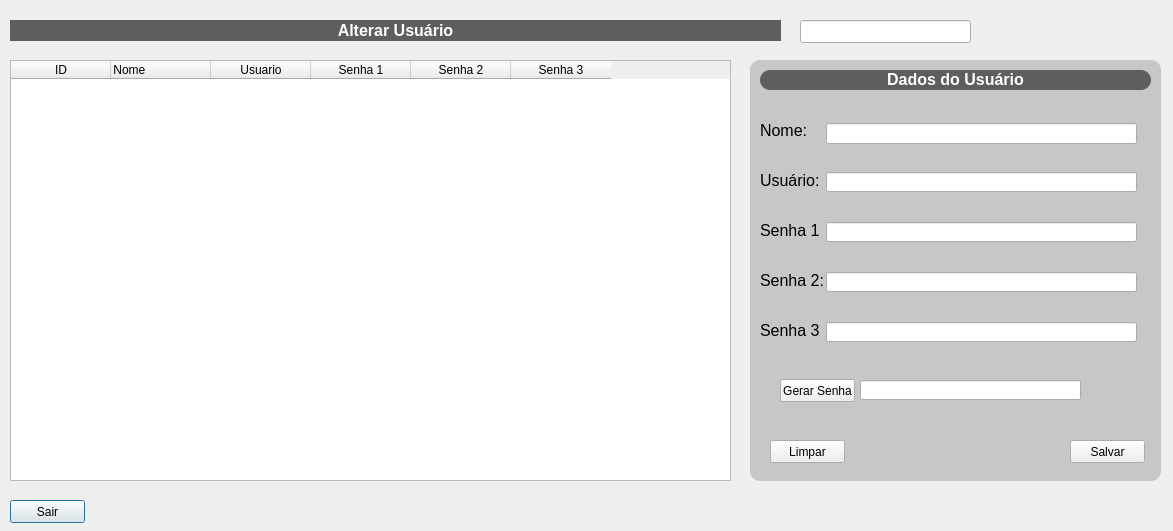
<?xml version="1.0" encoding="UTF-8"?>
<ui version="4.0">
 <class>Dialog</class>
 <widget class="QDialog" name="Dialog">
  <property name="geometry">
   <rect>
    <x>0</x>
    <y>0</y>
    <width>1173</width>
    <height>531</height>
   </rect>
  </property>
  <property name="windowTitle">
   <string>Dialog</string>
  </property>
  <widget class="QLabel" name="label">
   <property name="geometry">
    <rect>
     <x>10</x>
     <y>20</y>
     <width>771</width>
     <height>21</height>
    </rect>
   </property>
   <property name="styleSheet">
    <string notr="true">QLabel{
	color: rgb(255, 255, 255);
	background-color: rgb(94, 94, 94);
}</string>
   </property>
   <property name="text">
    <string>&lt;html&gt;&lt;head/&gt;&lt;body&gt;&lt;p align=&quot;center&quot;&gt;&lt;span style=&quot; font-size:12pt; font-weight:600;&quot;&gt;Alterar Usuário&lt;/span&gt;&lt;/p&gt;&lt;/body&gt;&lt;/html&gt;</string>
   </property>
  </widget>
  <widget class="QTableWidget" name="tableWidget">
   <property name="geometry">
    <rect>
     <x>10</x>
     <y>60</y>
     <width>721</width>
     <height>421</height>
    </rect>
   </property>
   <property name="editTriggers">
    <set>QAbstractItemView::AnyKeyPressed|QAbstractItemView::DoubleClicked</set>
   </property>
   <property name="selectionMode">
    <enum>QAbstractItemView::SingleSelection</enum>
   </property>
   <property name="selectionBehavior">
    <enum>QAbstractItemView::SelectRows</enum>
   </property>
   <property name="gridStyle">
    <enum>Qt::SolidLine</enum>
   </property>
   <attribute name="horizontalHeaderCascadingSectionResizes">
    <bool>true</bool>
   </attribute>
   <column>
    <property name="text">
     <string>ID</string>
    </property>
   </column>
   <column>
    <property name="text">
     <string>Nome                   </string>
    </property>
   </column>
   <column>
    <property name="text">
     <string>Usuario</string>
    </property>
   </column>
   <column>
    <property name="text">
     <string>Senha 1</string>
    </property>
   </column>
   <column>
    <property name="text">
     <string>Senha 2</string>
    </property>
   </column>
   <column>
    <property name="text">
     <string>Senha 3</string>
    </property>
   </column>
  </widget>
  <widget class="QPushButton" name="sair">
   <property name="geometry">
    <rect>
     <x>10</x>
     <y>500</y>
     <width>75</width>
     <height>23</height>
    </rect>
   </property>
   <property name="text">
    <string>Sair</string>
   </property>
  </widget>
  <widget class="QFrame" name="frame">
   <property name="geometry">
    <rect>
     <x>750</x>
     <y>60</y>
     <width>411</width>
     <height>421</height>
    </rect>
   </property>
   <property name="styleSheet">
    <string notr="true">QFrame{
	border-radius: 10px;
	background-color: rgb(199, 199, 199);
}</string>
   </property>
   <property name="frameShape">
    <enum>QFrame::StyledPanel</enum>
   </property>
   <property name="frameShadow">
    <enum>QFrame::Raised</enum>
   </property>
   <widget class="QLabel" name="label_2">
    <property name="geometry">
     <rect>
      <x>10</x>
      <y>60</y>
      <width>47</width>
      <height>21</height>
     </rect>
    </property>
    <property name="text">
     <string>&lt;html&gt;&lt;head/&gt;&lt;body&gt;&lt;p&gt;&lt;span style=&quot; font-size:12pt;&quot;&gt;Nome:&lt;/span&gt;&lt;/p&gt;&lt;/body&gt;&lt;/html&gt;</string>
    </property>
   </widget>
   <widget class="QLineEdit" name="nomeEdit">
    <property name="geometry">
     <rect>
      <x>76</x>
      <y>63</y>
      <width>311</width>
      <height>21</height>
     </rect>
    </property>
   </widget>
   <widget class="QLineEdit" name="usuarioEdit">
    <property name="geometry">
     <rect>
      <x>76</x>
      <y>112</y>
      <width>311</width>
      <height>20</height>
     </rect>
    </property>
   </widget>
   <widget class="QLineEdit" name="senhaEdit">
    <property name="geometry">
     <rect>
      <x>76</x>
      <y>162</y>
      <width>311</width>
      <height>20</height>
     </rect>
    </property>
   </widget>
   <widget class="QPushButton" name="salvarEdit">
    <property name="geometry">
     <rect>
      <x>320</x>
      <y>380</y>
      <width>75</width>
      <height>23</height>
     </rect>
    </property>
    <property name="text">
     <string>Salvar</string>
    </property>
   </widget>
   <widget class="QLabel" name="label_5">
    <property name="geometry">
     <rect>
      <x>10</x>
      <y>10</y>
      <width>391</width>
      <height>20</height>
     </rect>
    </property>
    <property name="styleSheet">
     <string notr="true">background-color: rgb(94, 94, 94);
color: rgb(255, 255, 255);</string>
    </property>
    <property name="text">
     <string>&lt;html&gt;&lt;head/&gt;&lt;body&gt;&lt;p align=&quot;center&quot;&gt;&lt;span style=&quot; font-size:12pt; font-weight:600;&quot;&gt;Dados do Usuário&lt;/span&gt;&lt;/p&gt;&lt;/body&gt;&lt;/html&gt;</string>
    </property>
   </widget>
   <widget class="QLabel" name="label_3">
    <property name="geometry">
     <rect>
      <x>10</x>
      <y>110</y>
      <width>61</width>
      <height>21</height>
     </rect>
    </property>
    <property name="text">
     <string>&lt;html&gt;&lt;head/&gt;&lt;body&gt;&lt;p&gt;&lt;span style=&quot; font-size:12pt;&quot;&gt;Usuário:&lt;/span&gt;&lt;/p&gt;&lt;/body&gt;&lt;/html&gt;</string>
    </property>
   </widget>
   <widget class="QLabel" name="label_6">
    <property name="geometry">
     <rect>
      <x>10</x>
      <y>160</y>
      <width>61</width>
      <height>21</height>
     </rect>
    </property>
    <property name="text">
     <string>&lt;html&gt;&lt;head/&gt;&lt;body&gt;&lt;p&gt;&lt;span style=&quot; font-size:12pt;&quot;&gt;Senha 1:&lt;/span&gt;&lt;/p&gt;&lt;/body&gt;&lt;/html&gt;</string>
    </property>
   </widget>
   <widget class="QLineEdit" name="senhaEdit_2">
    <property name="geometry">
     <rect>
      <x>76</x>
      <y>212</y>
      <width>311</width>
      <height>20</height>
     </rect>
    </property>
   </widget>
   <widget class="QLineEdit" name="senhaEdit_3">
    <property name="geometry">
     <rect>
      <x>76</x>
      <y>262</y>
      <width>311</width>
      <height>20</height>
     </rect>
    </property>
   </widget>
   <widget class="QLabel" name="label_7">
    <property name="geometry">
     <rect>
      <x>10</x>
      <y>210</y>
      <width>71</width>
      <height>21</height>
     </rect>
    </property>
    <property name="text">
     <string>&lt;html&gt;&lt;head/&gt;&lt;body&gt;&lt;p&gt;&lt;span style=&quot; font-size:12pt;&quot;&gt;Senha 2:&lt;/span&gt;&lt;/p&gt;&lt;/body&gt;&lt;/html&gt;</string>
    </property>
   </widget>
   <widget class="QLabel" name="label_8">
    <property name="geometry">
     <rect>
      <x>10</x>
      <y>260</y>
      <width>61</width>
      <height>21</height>
     </rect>
    </property>
    <property name="text">
     <string>&lt;html&gt;&lt;head/&gt;&lt;body&gt;&lt;p&gt;&lt;span style=&quot; font-size:12pt;&quot;&gt;Senha 3:&lt;/span&gt;&lt;/p&gt;&lt;/body&gt;&lt;/html&gt;</string>
    </property>
   </widget>
   <widget class="QPushButton" name="limparEdit">
    <property name="geometry">
     <rect>
      <x>20</x>
      <y>380</y>
      <width>75</width>
      <height>23</height>
     </rect>
    </property>
    <property name="text">
     <string>Limpar</string>
    </property>
   </widget>
   <widget class="QLineEdit" name="senhaEdit_4">
    <property name="geometry">
     <rect>
      <x>110</x>
      <y>320</y>
      <width>221</width>
      <height>20</height>
     </rect>
    </property>
   </widget>
   <widget class="QPushButton" name="gerarSenha">
    <property name="geometry">
     <rect>
      <x>30</x>
      <y>319</y>
      <width>75</width>
      <height>23</height>
     </rect>
    </property>
    <property name="text">
     <string>Gerar Senha</string>
    </property>
   </widget>
   <zorder>label_6</zorder>
   <zorder>label_8</zorder>
   <zorder>label_7</zorder>
   <zorder>label_2</zorder>
   <zorder>nomeEdit</zorder>
   <zorder>usuarioEdit</zorder>
   <zorder>senhaEdit</zorder>
   <zorder>salvarEdit</zorder>
   <zorder>label_5</zorder>
   <zorder>label_3</zorder>
   <zorder>senhaEdit_2</zorder>
   <zorder>senhaEdit_3</zorder>
   <zorder>limparEdit</zorder>
   <zorder>senhaEdit_4</zorder>
   <zorder>gerarSenha</zorder>
  </widget>
  <widget class="QLineEdit" name="pesquisaEdit">
   <property name="geometry">
    <rect>
     <x>800</x>
     <y>20</y>
     <width>171</width>
     <height>23</height>
    </rect>
   </property>
  </widget>
  <widget class="QPushButton" name="btnPesquisaEdit">
   <property name="geometry">
    <rect>
     <x>980</x>
     <y>20</y>
     <width>41</width>
     <height>23</height>
    </rect>
   </property>
   <property name="styleSheet">
    <string notr="true">QPushButton{
	border-radius: 10px;
	image: url(:/img/magnify.png);
}

QPushButton:hover{
	background-color: rgb(0, 0, 0);
	image: url(:/img/magnify (1).png);
}</string>
   </property>
   <property name="text">
    <string/>
   </property>
  </widget>
 </widget>
 <resources>
  <include location="../Icons/img_altera.qrc"/>
 </resources>
 <connections/>
</ui>
